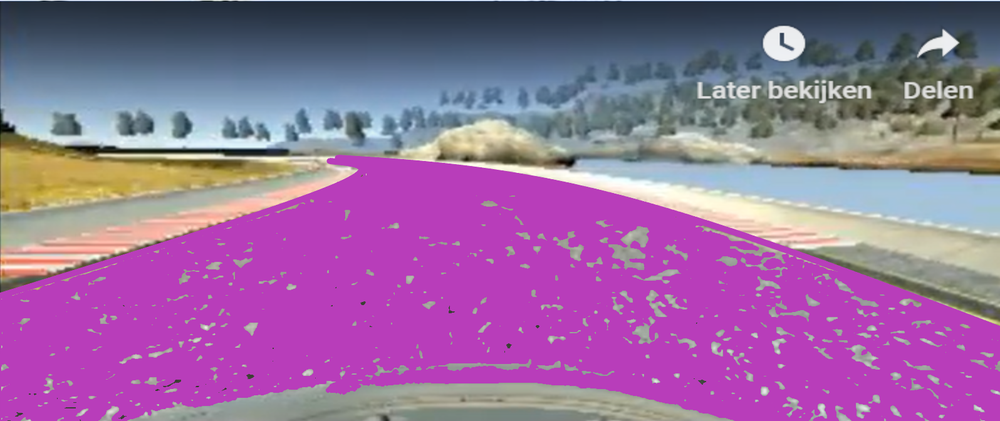
#> input picture src/Road_Segmentation/steering/test3.png, 1000 x 421 px, shrunk from 1596 x 672 before the run
$ python road_coordinator.py
#> lines starting #> are read from the running program, lines starting #| are printed output that depends on the picture; after the words box and inside, x2 and y2 are one past the last pixel; in counts of white or black regions, pixels touching at a corner belong together
import math
import numpy as np
import cv2
class RoadCoordinator:

    # set height and color of the road in image
    # minRoadHeight = number of pixel up from the bottom of the image
    # maxRoadHeight = number of pixel down from the top of the image
    # colorformat = [255,255,255]
    def __init__(self, minRoadHeight, maxRoadHeight, lowRoadColor, highRoadColor):
#> further down, image is the input picture: shape (421, 1000, 3); mean B, G, R 157, 107.8, 151
        self.minRoadHeight = minRoadHeight
        self.maxRoadHeight = maxRoadHeight
        self.lowRoadColor = lowRoadColor
        self.highRoadColor = highRoadColor

    # image should opencv2 image
    # returns (leftborderline, rightborderline, middleRoadline)
    # line consists of 2 coordinates for top and bottom
    def getRoadBorderCoordinates(self, image):
        self.image = image
        threshold = self._convertImage(image)
        roadCenterCoordinates = self._calculateRoadBorderCoordinates(threshold)
        self._visualize(image, roadCenterCoordinates)
        return roadCenterCoordinates

    def _convertImage(self, image):
        height = image.shape[0]
#> height = 421
        width = image.shape[1]
#> width = 1000
        self.image = image[300:height,0:width]
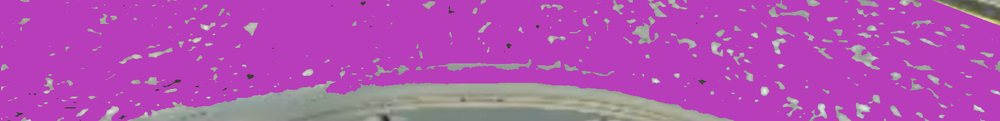
#> self.image: shape (121, 1000, 3); mean B, G, R 177.7, 81.1, 177.2
        blur = cv2.blur(self.image,(5,5))
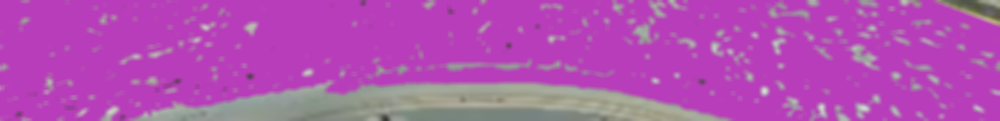
#> blur: shape (121, 1000, 3); mean B, G, R 177.7, 81.1, 177.2
        blur0=cv2.medianBlur(blur,5)
        blur1= cv2.GaussianBlur(blur0,(5,5),0)
        blur2= cv2.bilateralFilter(blur1,9,75,75)
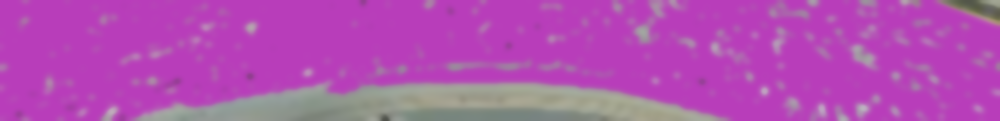
#> blur2: shape (121, 1000, 3); mean B, G, R 178, 80.1, 177.5
        hsv = cv2.cvtColor(blur2, cv2.COLOR_BGR2HSV)
#> hsv: shape (121, 1000, 3); mean H, S, V 137.2, 140.4, 179.7
        lowRoadColor = np.array(self.lowRoadColor)
        highRoadColor = np.array(self.highRoadColor)
        mask = cv2.inRange(hsv, lowRoadColor, highRoadColor)
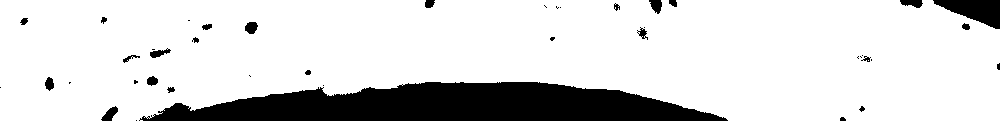
#> mask: shape (121, 1000); 84.9% white; 42 black regions (18 under 20 px), largest, box (x1, y1, x2, y2) and area: (139, 82, 728, 121) 15748, (933, 0, 1000, 29) 1130, (101, 106, 118, 121) 137
        threshold = cv2.threshold(mask, 145, 255, cv2.THRESH_BINARY_INV)[1]
#> threshold: shape (121, 1000); 15.1% white; 42 white regions (18 under 20 px)
        cv2.waitKey()
        return threshold

    # 1 calculates and sort contours by size
    # 2 calculates road border lines
    # 3 calculates center road lines
    def _calculateRoadBorderCoordinates(self, threshold):
        cnts = cv2.findContours(threshold, cv2.RETR_EXTERNAL, cv2.CHAIN_APPROX_SIMPLE)
#> cnts = 42 contours, 24 with area under 20; largest, box (x1, y1, x2, y2) and area: (139, 82, 728, 121) 15150, (933, 0, 1000, 29) 1048, (101, 106, 118, 121) 116, (900, 0, 923, 8) 104, (649, 0, 662, 14) 102
        cnts = cnts[0] if len(cnts) == 2 else cnts[1]
        s = sorted(cnts,key=cv2.contourArea,  reverse=True )
#> s has the same summary as cnts
        first = s[0]
#> first = contour of 287 points, box (x1, y1, x2, y2) (139, 82, 728, 121), area 15150
        second = s[1]
#> second = contour of 49 points, box (x1, y1, x2, y2) (933, 0, 1000, 29), area 1048
        # Obtain road border coordinates
        bottomFirst = tuple(first[first[:, :, 1].argmax()][0])
#> bottomFirst = (139, 120)
        bottomSecond = tuple(second[second[:, :, 1].argmax()][0])
#> bottomSecond = (995, 28)
        topFirst = tuple(first[first[:, :, 0].argmax()][0])
#> topFirst = (727, 120)
        topSecond = tuple(second[second[:, :, 0].argmin()][0])
#> topSecond = (933, 0)
        leftRoadBorder = (bottomFirst, topFirst)
#> leftRoadBorder = ((139, 120), (727, 120))
        rightRoadBorder = (bottomSecond, topSecond)
#> rightRoadBorder = ((995, 28), (933, 0))

        if(bottomFirst[0] > bottomSecond[0]):
            topFirst = tuple(first[first[:, :, 0].argmin()][0])
            topSecond = tuple(second[second[:, :, 0].argmax()][0])
            leftRoadBorder = (bottomSecond, topSecond)
            rightRoadBorder = (bottomFirst, topFirst)

        # calculate center top & bottom of road
        bottomMiddle = (int((bottomFirst[0] + bottomSecond[0]) / 2),int((bottomFirst[1] + bottomSecond[1]) / 2))
#> bottomMiddle = (567, 74)
        topMiddle = (int((topFirst[0] + topSecond[0]) / 2),int((topFirst[1] + topSecond[1]) / 2))
#> topMiddle = (830, 60)
        middleRoad = (bottomMiddle, topMiddle)
#> middleRoad = ((567, 74), (830, 60))
#> in getRoadBorderCoordinates, `roadCenterCoordinates = self._calculateRoadBorderCoordinates(threshold)`: roadCenterCoordinates = (((139, 120), (727, 120)), ((995, 28), (933, 0)), ((567, 74), (830, 60)))
        return(leftRoadBorder, rightRoadBorder, middleRoad)

    def _visualize(self, image ,result):
        for line in result:
            cv2.line(self.image, line[0], line[1], (0, 255, 0), thickness=2)
            for point in line:
                cv2.circle(self.image, point, 8, (255, 50, 0), -1)
#> this loop made 3 passes
#> line on passes 1 to 3: ((139, 120), (727, 120)), ((995, 28), (933, 0)), ((567, 74), (830, 60))
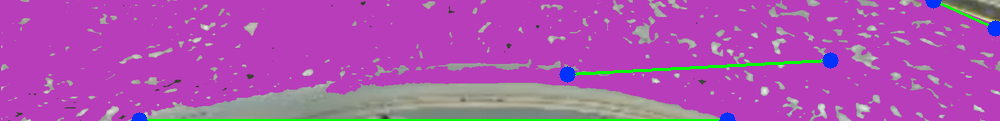
#> self.image: shape (121, 1000, 3); 2.4% of pixels changed, all inside (x1, y1, x2, y2) = (131, 0, 1000, 121)
        cv2.imshow('image', image)
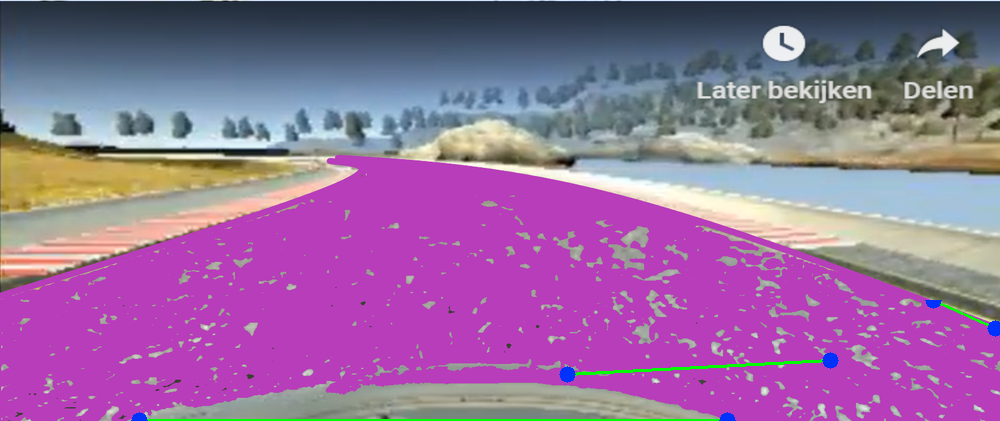
#> window 'image': shape (421, 1000, 3); mean B, G, R 156.4, 108.5, 149.9
        cv2.waitKey()

test = RoadCoordinator(300,100,[145,0,0],[150, 255, 255])
image = cv2.imread('./test3.png')
result = test.getRoadBorderCoordinates(image)
#> result has the same summary as roadCenterCoordinates in getRoadBorderCoordinates
